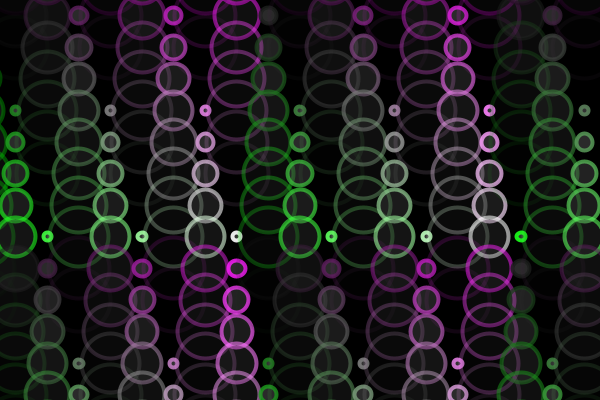
Frame 1 (no input)
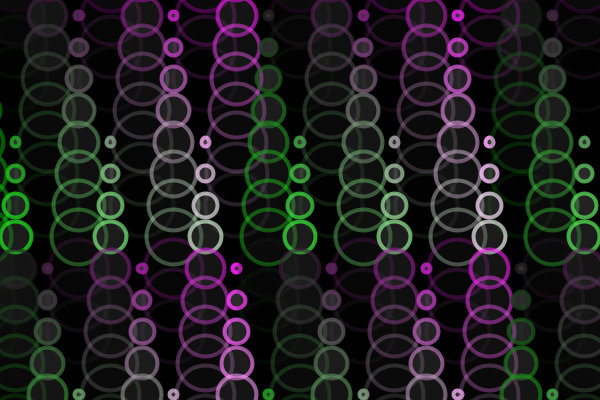
Frame 60 (the mouse pressed at the canvas centre just before this capture)
Frame 120 (the mouse held since frame 60 and released just before this capture): identical to frame 60, image omitted

The Processing sketch that drew these frames (run headless with seeded random() and noise(); from frame 60 on, the mouse is pressed at the canvas centre):

// Processing sketch: processing_151474
// ── processing_151474.pde

/*
 * Creative Coding
 * Week 2, 06 - Moving Patterns 2
 * by Indae Hwang and Jon McCormack
 * Copyright (c) 2014 Monash University
 *
 * Similar to the previous sketch, this sketch draws a grid of oscillating circles. Each circle has a "lifetime"
 * over which it grows and changes intensity and opacity. At the end of each lifetime the circle begins again.
 * Pressing the left and right arrow keys changes the lifetime of all the circles globally.
 * 
 */

// variable used to store the current frame rate value
int frame_rate_value;
//colorMode(HSB, 255);

void setup() {

  // make the display window the full size of the screen
  size(600, 400);

  frame_rate_value = 12;
  rectMode(CENTER);
  background(0);
}


void draw() {

  background(0);

  int num = 20;
  int margin = 0;
  float gutter = 0; //distance between each cell
  float cellsize = ( width - (2 * margin) - gutter * (num - 1) ) / (num - 1);

  int circleNumber = 0; // counter
  for (int i=0; i<num; i++) {
    for (int j=0; j<num; j++) {
      circleNumber = (i * num) + j; // different way to calculate the circle number from w2_04

      float tx = margin + cellsize * i + gutter * i;
      float ty = margin + cellsize * j + gutter * j;

      movingCircle(tx, ty, cellsize, circleNumber);
    }
  }
} //end of draw 


void movingCircle(float x, float y, float size, int offset) {

  float circlePeriod = (float)frame_rate_value;
  float circleAge = (float)((frameCount + offset) % (int)circlePeriod) / circlePeriod;

  float circleSize = size * 2.0 * sin(circleAge * HALF_PI);

  strokeWeight(4);
  stroke(x % 255, y % 255, x % 255, lerp(255, 0, circleAge));
  fill(lerp(128, 0, circleAge), lerp(120, 0, circleAge));
  ellipse(x-size/2, y-size/2, circleSize, circleSize);
}


/*
 * mouse function
 *
 * called automatically by Processing when mouse dragged
 */
void mouseDragged() {


  // tried to use map 
  float m = map (mouseX, 0, width, 2, 120);
 
 // had to make it an int, not float 
 frame_rate_value = round(m);
  // print the current value on the screen
  println("Current frame Rate is: " + frame_rate_value);
}
